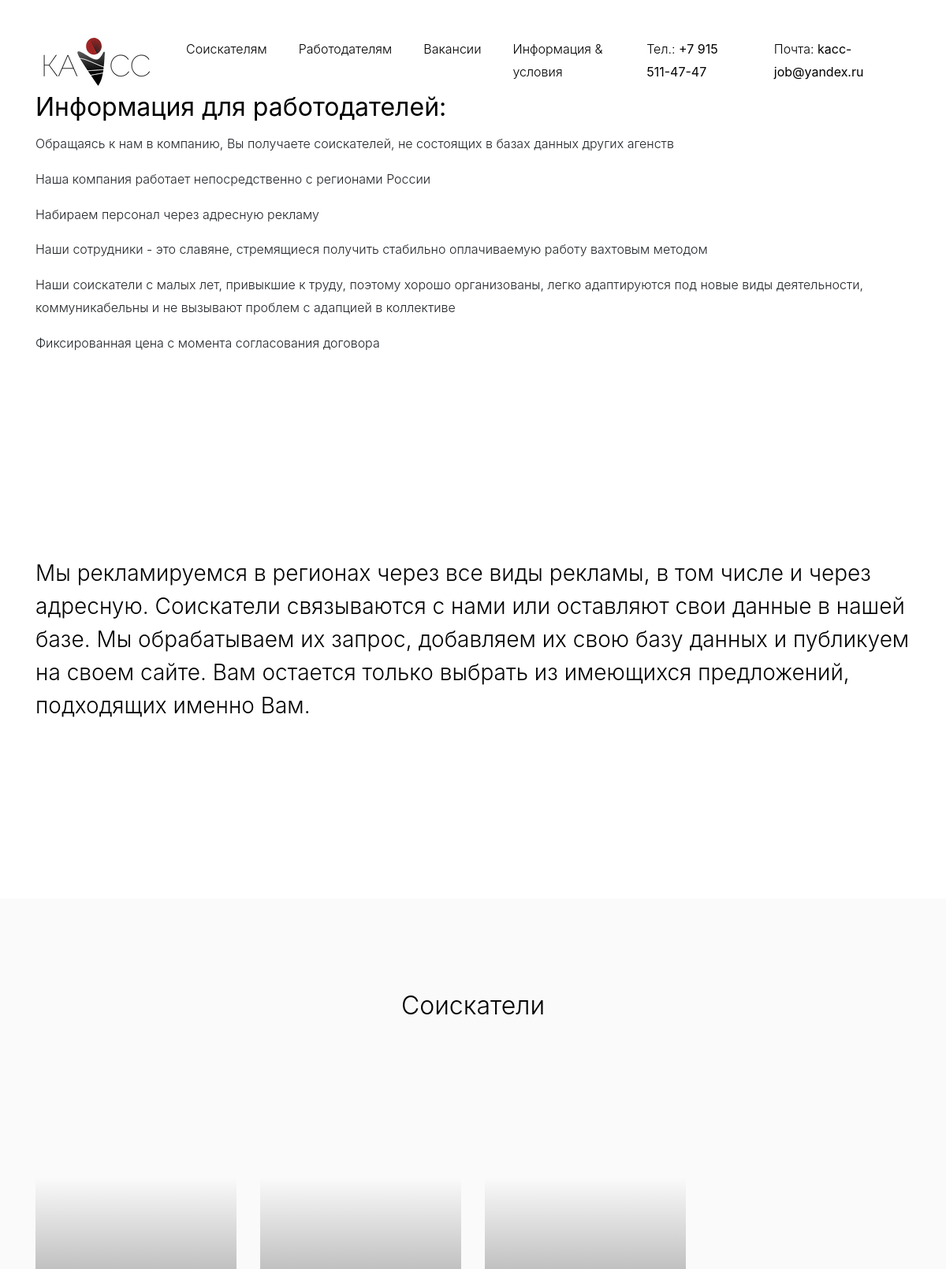
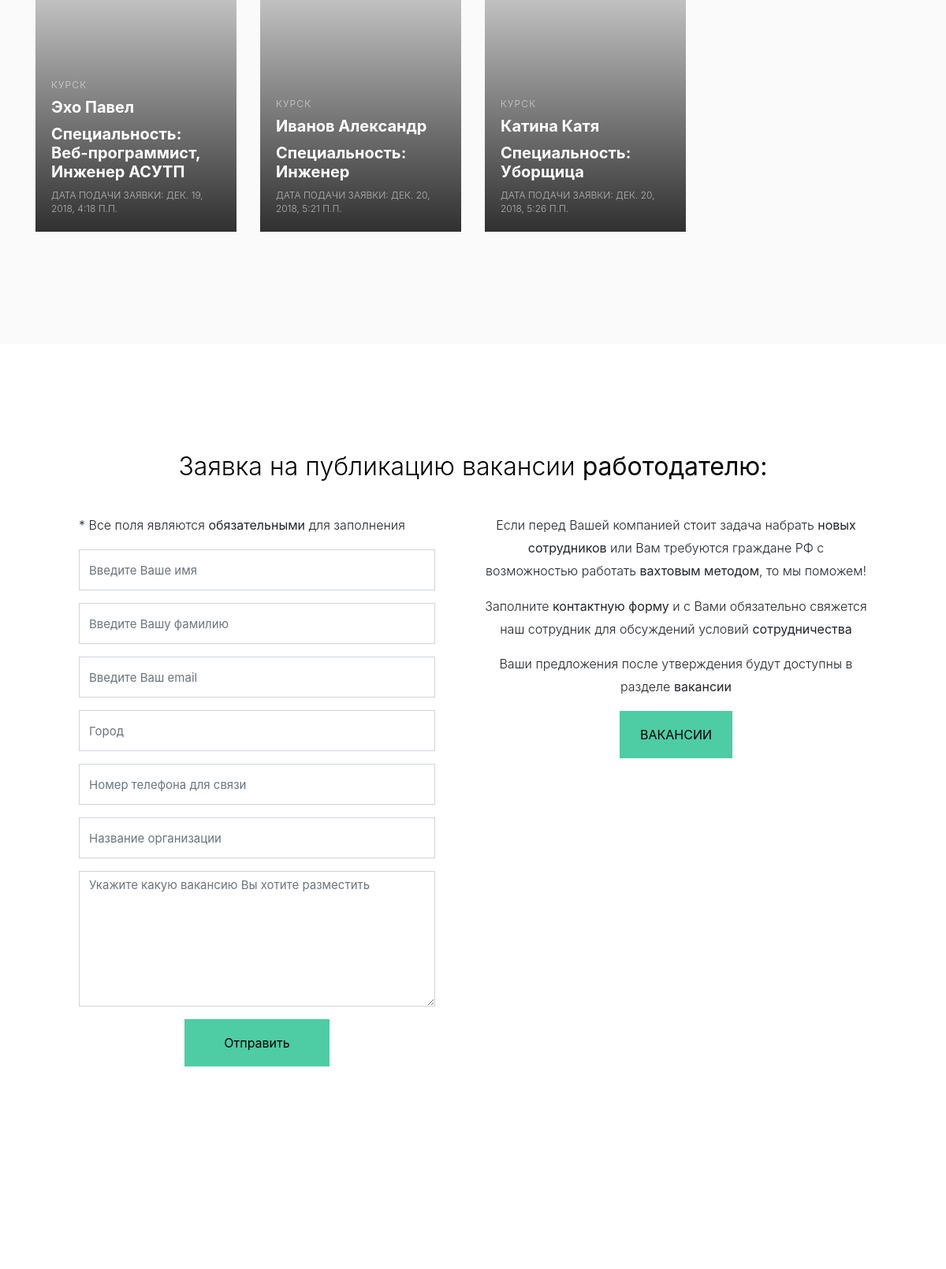
/employer/ (upper part), run on the app's committed database (2 pictures, top to bottom).
### job_seeker/models.py (models this page shows, shortened)
class Job_seeker(models.Model):
    first_name = models.CharField(max_length=128, verbose_name='Имя')
    last_name = models.CharField(max_length=128, verbose_name='Фамилия')
    email = models.EmailField(max_length=128, verbose_name='Почта')
    town = models.CharField(max_length=128, verbose_name='Город')
    job_seeker_phone = models.CharField(max_length=68, verbose_name='Телефон')
    job_seeker_specialty = models.CharField(max_length=128, verbose_name='Специальность')
    job_seeker_message = models.TextField(blank=True, null=True, default=None, verbose_name='Сообщение')
    is_active = models.BooleanField(default=False, verbose_name='Актуально')
    created = models.DateTimeField(default=timezone.now, verbose_name='Дата подачи заявки')
    updated = models.DateTimeField(default=timezone.now, verbose_name='Дата редактирования записи')
    class Meta:
        verbose_name = 'Соискатель'
        verbose_name_plural = 'Соискатели'

### landing/views.py (the view)
# urls.py: url(r'^employer/$', views.employer, name='employer'),
def employer(request):
    job_seekers = Job_seeker.objects.filter(is_active=True)
    form = SubscriberForm(request.POST or None)
    if request.method == "POST" and form.is_valid():
        print(request.POST)
        print(form.cleaned_data)
        data = form.cleaned_data
        print(form.cleaned_data["name"])
        new_form = form.save()
    form = EmployerForm(request.POST or None)
    if request.method == "POST" and form.is_valid():
        print(request.POST)
        print(form.cleaned_data)
        data = form.cleaned_data
        print(form.cleaned_data["first_name"])
        new_form = form.save()
    return render(request, 'employer/employer.html', locals())

### employer/forms.py
class EmployerForm(forms.ModelForm):
    class Meta:
        model = Employer
        exclude = ["created", "updated"]

### templates/employer/employer.html
{% extends 'base.html' %}
{% load static %}
{% block content %}
<div class="ftco-section ">
    <div class="container">
    <div class="row">
        <div class="container"><h2><strong>Информация для работодателей:</strong></h2></div>
        <div class="container"><p>Обращаясь к нам в компанию, Вы получаете соискателей, не состоящих в базах данных других агенств</p></div>
        <div class="container"><p>Наша компания работает непосредственно с регионами России</p></div>
        <div class="container"><p>Набираем персонал через адресную рекламу</p></div>
        <div class="container"><p>Наши сотрудники - это славяне, стремящиеся получить стабильно оплачиваемую работу вахтовым методом</p></div>
        <div class="container"><p>Наши соискатели с малых лет, привыкшие к труду, поэтому хорошо организованы, легко адаптируются под новые виды деятельности, коммуникабельны и не вызывают проблем с адапцией в коллективе</p></div>
        <div class="container"><p>Фиксированная цена с момента согласования договора</p></div>
        </div>
    </div>
</div>
<section class="ftco-section" id="section-about">
    <div class="container">
        <div class="row">
            <div class="col-md-12  mb-5" data-aos="fade-up">
                <h3 class="ftco-heading heading-thin mb-5">Мы рекламируемся в регионах через все виды рекламы, в том числе и через адресную. Соискатели связываются с нами или оставляют свои данные в нашей базе. Мы обрабатываем их запрос, добавляем их свою базу данных и публикуем на своем сайте. Вам остается только выбрать из имеющихся предложений, подходящих именно Вам.</h3>
            </div>
        </div>
    </div>
</section>
<div class="ftco-section bg-light">
    <div class="container">
      <div class="row justify-content-center mb-5 pb-5">
        <div class="col-md-7 text-center"  data-aos="fade-up">
          <h2>Соискатели</h2>
        </div>
      </div>
      <form class="row">
        {% for Job_seeker in job_seekers %}
            {% include 'landing/job_seeker_item.html' %}
        {% endfor %}
      </form>
    </div>
  </div>
<div class="ftco-section contact-section">
    <div class="container">
        <h2 class="text-center">Заявка на публикацию вакансии <strong>работодателю:</strong></h2>
        <br>
      <div class="row block-9">
        <div class="col-md-6 pr-md-5">
            <p>* Все поля являются <strong>обязательными</strong> для заполнения</p>
          <form action="#" method="post">{% csrf_token %}
            <div class="form-group">
              <input required type="text" class="form-control" name="{{ form.first_name.name }}" value="{{ request.POST.name}}" placeholder="Введите Ваше имя">
            </div>
            <div class="form-group">
              <input required type="text" class="form-control" name="{{ form.last_name.name }}" value="{{ request.POST.name}}" placeholder="Введите Вашу фамилию">
            </div>
            <div class="form-group">
              <input required type="email" class="form-control" name="{{ form.email.name }}" value="{{ request.POST.name }}" placeholder="Введите Ваш email">
            </div>
            <div class="form-group">
              <input required type="text" class="form-control" name="{{ form.town.name }}" value="{{ request.POST.name}}" placeholder="Город">
            </div>
            <div class="form-group">
              <input required type="tel" class="form-control" name="{{ form.employer_phone.name }}" value="{{ request.POST.name}}" placeholder="Номер телефона для связи">
            </div>
            <div class="form-group">
              <input required type="text" class="form-control" name="{{ form.employer_organization.name }}" value="{{ request.POST.name}}" placeholder="Название организации">
            </div>
            <div class="form-group">
              <textarea required name="{{ form.employer_message.name }}" value="{{ request.POST.name }}" id="" cols="30" rows="7" class="form-control" placeholder="Укажите какую вакансию Вы хотите разместить"></textarea>
            </div>
            <div class="form-group text-center">
              <input type="submit" value="Отправить" class="btn btn-primary py-3 px-5">
            </div>
          </form>
        </div>
        <div class="col-md-6">
            <p class="text-center">Если перед Вашей компанией стоит задача набрать <strong>новых сотрудников</strong> или Вам требуются граждане РФ с возможностью работать <strong>вахтовым методом</strong>, то мы поможем!</p>
            <p class="text-center">Заполните <strong>контактную форму</strong> и с Вами обязательно свяжется наш сотрудник для обсуждений условий <strong>сотрудничества</strong></p>
            <p class="text-center">Ваши предложения после утверждения будут доступны в разделе <strong>вакансии</strong></p>
            <p class="text-center" data-aos="fade-up"  data-aos-delay="700"><a href="https://free-template.co/" target="_blank" class="btn btn-primary px-4 py-3" data-toggle="modal" data-target="#reservationModal">ВАКАНСИИ</a></p>
        </div>
      </div>
    </div>
  </div>
{% endblock content %}

### templates/base.html (shortened to what this page needs)
{% load static %}
<!DOCTYPE html>
<html lang="en">
<head>
    <link rel="stylesheet" href="../static/css/open-iconic-bootstrap.min.css">
    <link rel="stylesheet" href="../static/css/animate.css">
    <link rel="stylesheet" href="../static/css/owl.carousel.min.css">
    <link rel="stylesheet" href="../static/css/owl.theme.default.min.css">
    <link rel="stylesheet" href="../static/css/magnific-popup.css">
    <link rel="stylesheet" href="../static/css/aos.css">
    <link rel="stylesheet" href="../static/css/ionicons.min.css">
    <link rel="stylesheet" href="../static/css/bootstrap-datepicker.css">
    <link rel="stylesheet" href="../static/css/jquery.timepicker.css">
    <link rel="stylesheet" href="../static/css/bootstrap-datepicker.css">
    <link rel="stylesheet" href="../static/css/flaticon.css">
    <link rel="stylesheet" href="../static/css/icomoon.css">
    <link rel="stylesheet" href="../static/css/style.css">
</head>
<body>
    {% include 'navbar.html' %}
    {% block content %}
    {% endblock content %}
    {% include 'footer.html' %}
</body>
</html>

### templates/navbar.html (shortened to what this page needs)
{% load static %}
    <nav class="navbar navbar-expand-lg navbar-dark ftco_navbar bg-dark ftco-navbar-light" id="ftco-navbar" data-aos="fade-down" data-aos-delay="500">
      <div class="container">
          <a class="navbar-brand" href="{% url 'home' %}"> <img src="../static/images/bbbbbb%20(1).png"> </a>
        <div class="collapse navbar-collapse" id="ftco-nav">
          <ul class="navbar-nav ml-auto">
            <li class="nav-item"><a href="{% url 'job_seeker' %}" class="nav-link">Соискателям</a></li>
            <li class="nav-item"><a href="{% url 'employer' %}" class="nav-link">Работодателям</a></li>
            <li class="nav-item"><a href="{% url 'jobs' %}" class="nav-link">Вакансии</a></li>
            <li class="nav-item"><a href="{% url 'information' %}" class="nav-link">Информация &amp; условия</a></li>
              <li class="nav-item"><a class="nav-link">Тел.: <strong>+7 915 511-47-47</strong></a></li>
              <li class="nav-item"><a class="nav-link">Почта: <strong>kacc-job@yandex.ru</strong></a></li>
          </ul>
        </div>
      </div>
    </nav>

### templates/landing/job_seeker_item.html
{% load static %}
{% block content %}
    <div class="col-md-6 col-lg-3" data-aos="fade-up">
          <a href="{% url 'job_per_seeker' Job_seeker.id %}" class="block-5">
            <div class="text">
              <div class="subheading">{{ Job_seeker.town }}</div>
                <h3 class="heading">{{ Job_seeker.last_name }} {{ Job_seeker.first_name }}</h3>
                <h3 class="heading">Специальность: {{ Job_seeker.job_seeker_specialty|truncatechars_html:120 }}</h3>
              <div class="post-meta">
                <span>Дата подачи заявки: {{ Job_seeker.created }}</span>
              </div>
            </div>
          </a>
    </div>
{% endblock content %}

### templates/footer.html (shortened to what this page needs)
{% load static %}
<div class="ftco-section contact-section">
  </div>

### data on the page
Job_seeker: town "КУРСК", last_name "Эхо", first_name "Павел", job_seeker_specialty "Веб-программист, Инженер АСУТП", created "ДЕК. 19, 2018, 4:18 П.П."
Job_seeker: town "КУРСК", last_name "Иванов", first_name "Александр", job_seeker_specialty "Инженер", created "ДЕК. 20, 2018, 5:21 П.П."
Job_seeker: town "КУРСК", last_name "Катина", first_name "Катя", job_seeker_specialty "Уборщица", created "ДЕК. 20, 2018, 5:26 П.П."
